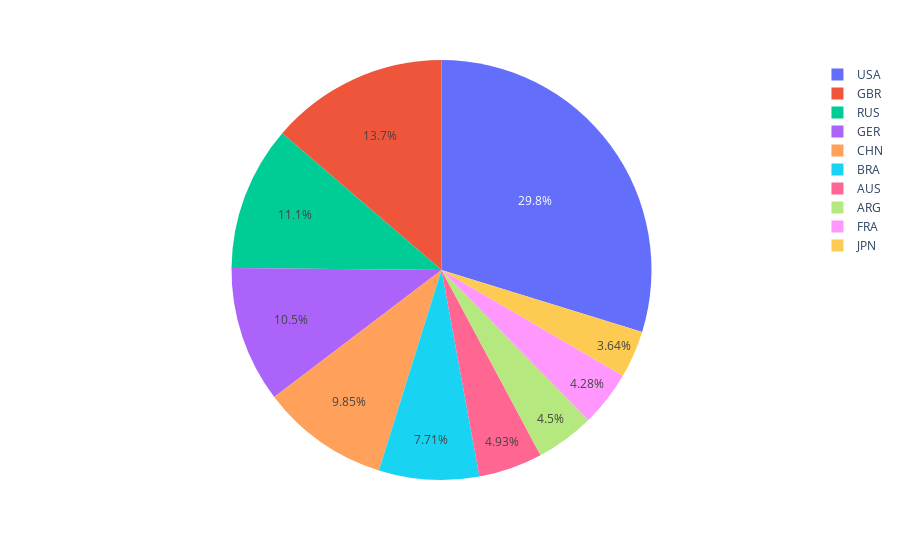

Notebook code for this chart:
### Code cell
px.pie(data_frame=dfres, names='NOC', values='Freq')

### Figure 1 — Plotly figure (JSON) as saved in the notebook; plotly's stock layout.template omitted (floating-point values rounded to 4 significant figures)
{"data": [{"domain": {"x": [0, 1], "y": [0, 1]}, "hovertemplate": "NOC=%{label}<br>Freq=%{value}<extra></extra>", "labels": ["JPN", "FRA", "ARG", "AUS", "BRA", "CHN", "GER", "RUS", "GBR", "USA"], "legendgroup": "", "name": "", "showlegend": true, "type": "pie", "values": [17, 20, 21, 23, 36, 46, 49, 52, 64, 139]}], "layout": {"autosize": true, "legend": {"tracegroupgap": 0}, "margin": {"t": 60}}}
